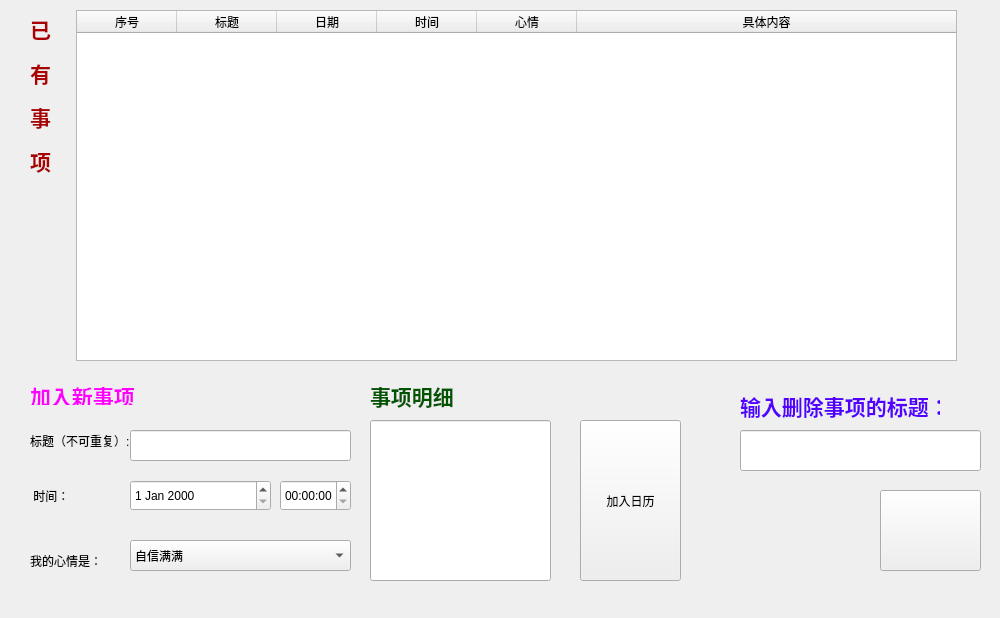
<?xml version="1.0" encoding="UTF-8"?>
<ui version="4.0">
 <class>ModEvent</class>
 <widget class="QWidget" name="ModEvent">
  <property name="geometry">
   <rect>
    <x>0</x>
    <y>0</y>
    <width>1000</width>
    <height>618</height>
   </rect>
  </property>
  <property name="minimumSize">
   <size>
    <width>1000</width>
    <height>618</height>
   </size>
  </property>
  <property name="maximumSize">
   <size>
    <width>1000</width>
    <height>618</height>
   </size>
  </property>
  <property name="windowTitle">
   <string>修改日程</string>
  </property>
  <property name="windowIcon">
   <iconset>
    <normaloff>image/cal_ico.jpg</normaloff>image/cal_ico.jpg</iconset>
  </property>
  <property name="autoFillBackground">
   <bool>true</bool>
  </property>
  <property name="styleSheet">
   <string notr="true"/>
  </property>
  <widget class="QLabel" name="label_2">
   <property name="geometry">
    <rect>
     <x>30</x>
     <y>-10</y>
     <width>110</width>
     <height>211</height>
    </rect>
   </property>
   <property name="text">
    <string>&lt;html&gt;&lt;head/&gt;&lt;body&gt;&lt;p&gt;&lt;span style=&quot; font-size:16pt; font-weight:700; color:#aa0000;&quot;&gt;已&lt;/span&gt;&lt;/p&gt;&lt;p&gt;&lt;span style=&quot; font-size:16pt; font-weight:700; color:#aa0000;&quot;&gt;有&lt;/span&gt;&lt;/p&gt;&lt;p&gt;&lt;span style=&quot; font-size:16pt; font-weight:700; color:#aa0000;&quot;&gt;事&lt;/span&gt;&lt;/p&gt;&lt;p&gt;&lt;span style=&quot; font-size:16pt; font-weight:700; color:#aa0000;&quot;&gt;项&lt;/span&gt;&lt;/p&gt;&lt;/body&gt;&lt;/html&gt;</string>
   </property>
  </widget>
  <widget class="QWidget" name="total" native="true">
   <property name="geometry">
    <rect>
     <x>30</x>
     <y>400</y>
     <width>871</width>
     <height>200</height>
    </rect>
   </property>
   <widget class="QWidget" name="add" native="true">
    <property name="geometry">
     <rect>
      <x>100</x>
      <y>50</y>
      <width>231</width>
      <height>91</height>
     </rect>
    </property>
    <widget class="QDateEdit" name="inputdate">
     <property name="geometry">
      <rect>
       <x>0</x>
       <y>30</y>
       <width>141</width>
       <height>31</height>
      </rect>
     </property>
    </widget>
    <widget class="QTimeEdit" name="inputtime">
     <property name="geometry">
      <rect>
       <x>150</x>
       <y>30</y>
       <width>71</width>
       <height>31</height>
      </rect>
     </property>
    </widget>
   </widget>
   <widget class="QWidget" name="delete_2" native="true">
    <property name="geometry">
     <rect>
      <x>340</x>
      <y>50</y>
      <width>200</width>
      <height>71</height>
     </rect>
    </property>
   </widget>
   <widget class="QLabel" name="label_4">
    <property name="geometry">
     <rect>
      <x>0</x>
      <y>10</y>
      <width>180</width>
      <height>61</height>
     </rect>
    </property>
    <property name="minimumSize">
     <size>
      <width>180</width>
      <height>0</height>
     </size>
    </property>
    <property name="maximumSize">
     <size>
      <width>180</width>
      <height>16777215</height>
     </size>
    </property>
    <property name="styleSheet">
     <string notr="true">font: 10pt &quot;幼圆&quot;;</string>
    </property>
    <property name="text">
     <string>标题（不可重复）:</string>
    </property>
   </widget>
   <widget class="QLineEdit" name="lineEditID">
    <property name="geometry">
     <rect>
      <x>100</x>
      <y>30</y>
      <width>221</width>
      <height>31</height>
     </rect>
    </property>
   </widget>
   <widget class="QLabel" name="label_6">
    <property name="geometry">
     <rect>
      <x>0</x>
      <y>80</y>
      <width>91</width>
      <height>31</height>
     </rect>
    </property>
    <property name="styleSheet">
     <string notr="true">font: 10pt &quot;幼圆&quot;;</string>
    </property>
    <property name="text">
     <string> 时间：</string>
    </property>
   </widget>
   <widget class="QLineEdit" name="WriteEve">
    <property name="geometry">
     <rect>
      <x>340</x>
      <y>20</y>
      <width>181</width>
      <height>161</height>
     </rect>
    </property>
   </widget>
   <widget class="QPushButton" name="pushButton_add">
    <property name="geometry">
     <rect>
      <x>550</x>
      <y>20</y>
      <width>101</width>
      <height>161</height>
     </rect>
    </property>
    <property name="text">
     <string>加入日历</string>
    </property>
   </widget>
   <widget class="QComboBox" name="comboBox_moodchange">
    <property name="geometry">
     <rect>
      <x>100</x>
      <y>140</y>
      <width>221</width>
      <height>31</height>
     </rect>
    </property>
    <item>
     <property name="text">
      <string>自信满满</string>
     </property>
     <property name="icon">
      <iconset>
       <normaloff>:/image/confid.jpg</normaloff>:/image/confid.jpg</iconset>
     </property>
    </item>
    <item>
     <property name="text">
      <string>开心</string>
     </property>
     <property name="icon">
      <iconset>
       <normaloff>:/image/happy.jpg</normaloff>:/image/happy.jpg</iconset>
     </property>
    </item>
    <item>
     <property name="text">
      <string>焦虑</string>
     </property>
     <property name="icon">
      <iconset>
       <normaloff>:/image/worry.jpg</normaloff>:/image/worry.jpg</iconset>
     </property>
    </item>
    <item>
     <property name="text">
      <string>激动</string>
     </property>
     <property name="icon">
      <iconset>
       <normaloff>:/image/excit.jpg</normaloff>:/image/excit.jpg</iconset>
     </property>
    </item>
    <item>
     <property name="text">
      <string>紧张</string>
     </property>
     <property name="icon">
      <iconset>
       <normaloff>:/image/ner.jpg</normaloff>:/image/ner.jpg</iconset>
     </property>
    </item>
    <item>
     <property name="text">
      <string>伤心</string>
     </property>
     <property name="icon">
      <iconset>
       <normaloff>:/image/sad.jpg</normaloff>:/image/sad.jpg</iconset>
     </property>
    </item>
    <item>
     <property name="text">
      <string>无法形容</string>
     </property>
     <property name="icon">
      <iconset>
       <normaloff>:/image/dog.jpg</normaloff>:/image/dog.jpg</iconset>
     </property>
    </item>
    <item>
     <property name="text">
      <string>波澜不惊</string>
     </property>
     <property name="icon">
      <iconset>
       <normaloff>:/image/plain.jpg</normaloff>:/image/plain.jpg</iconset>
     </property>
    </item>
   </widget>
   <widget class="QLabel" name="label_7">
    <property name="geometry">
     <rect>
      <x>0</x>
      <y>140</y>
      <width>91</width>
      <height>41</height>
     </rect>
    </property>
    <property name="styleSheet">
     <string notr="true">font: 10pt &quot;幼圆&quot;;</string>
    </property>
    <property name="text">
     <string>我的心情是：</string>
    </property>
   </widget>
  </widget>
  <widget class="QTableWidget" name="tableWidgetInmod">
   <property name="geometry">
    <rect>
     <x>76</x>
     <y>10</y>
     <width>881</width>
     <height>351</height>
    </rect>
   </property>
   <attribute name="horizontalHeaderStretchLastSection">
    <bool>true</bool>
   </attribute>
   <attribute name="verticalHeaderVisible">
    <bool>false</bool>
   </attribute>
   <column>
    <property name="text">
     <string>序号</string>
    </property>
    <property name="font">
     <font>
      <fontweight>Light</fontweight>
     </font>
    </property>
    <property name="background">
     <color>
      <red>255</red>
      <green>255</green>
      <blue>0</blue>
     </color>
    </property>
   </column>
   <column>
    <property name="text">
     <string>标题</string>
    </property>
   </column>
   <column>
    <property name="text">
     <string>日期</string>
    </property>
    <property name="background">
     <color>
      <red>0</red>
      <green>255</green>
      <blue>255</blue>
     </color>
    </property>
    <property name="icon">
     <iconset theme="call-start"/>
    </property>
   </column>
   <column>
    <property name="text">
     <string>时间</string>
    </property>
   </column>
   <column>
    <property name="text">
     <string>心情</string>
    </property>
    <property name="background">
     <color>
      <red>255</red>
      <green>192</green>
      <blue>114</blue>
     </color>
    </property>
   </column>
   <column>
    <property name="text">
     <string>具体内容</string>
    </property>
   </column>
  </widget>
  <widget class="QLabel" name="label_3">
   <property name="geometry">
    <rect>
     <x>740</x>
     <y>390</y>
     <width>200</width>
     <height>30</height>
    </rect>
   </property>
   <property name="minimumSize">
    <size>
     <width>200</width>
     <height>30</height>
    </size>
   </property>
   <property name="maximumSize">
    <size>
     <width>200</width>
     <height>30</height>
    </size>
   </property>
   <property name="cursor">
    <cursorShape>OpenHandCursor</cursorShape>
   </property>
   <property name="text">
    <string>&lt;html&gt;&lt;head/&gt;&lt;body&gt;&lt;p&gt;&lt;span style=&quot; font-size:16pt; font-weight:700; color:#5500ff;&quot;&gt;输入删除事项的标题：&lt;/span&gt;&lt;/p&gt;&lt;/body&gt;&lt;/html&gt;</string>
   </property>
  </widget>
  <widget class="QLineEdit" name="lineEdit_eve">
   <property name="geometry">
    <rect>
     <x>740</x>
     <y>430</y>
     <width>241</width>
     <height>41</height>
    </rect>
   </property>
  </widget>
  <widget class="QPushButton" name="pushButton_delete">
   <property name="geometry">
    <rect>
     <x>880</x>
     <y>490</y>
     <width>101</width>
     <height>81</height>
    </rect>
   </property>
   <property name="text">
    <string/>
   </property>
   <property name="icon">
    <iconset>
     <normaloff>:/image/bin.jpg</normaloff>:/image/bin.jpg</iconset>
   </property>
   <property name="iconSize">
    <size>
     <width>40</width>
     <height>40</height>
    </size>
   </property>
   <property name="checkable">
    <bool>false</bool>
   </property>
  </widget>
  <widget class="QLabel" name="label_5">
   <property name="geometry">
    <rect>
     <x>370</x>
     <y>380</y>
     <width>110</width>
     <height>30</height>
    </rect>
   </property>
   <property name="minimumSize">
    <size>
     <width>110</width>
     <height>30</height>
    </size>
   </property>
   <property name="maximumSize">
    <size>
     <width>110</width>
     <height>25</height>
    </size>
   </property>
   <property name="text">
    <string>&lt;html&gt;&lt;head/&gt;&lt;body&gt;&lt;p&gt;&lt;span style=&quot; font-size:16pt; font-weight:700; color:#005500;&quot;&gt;事项明细&lt;/span&gt;&lt;/p&gt;&lt;/body&gt;&lt;/html&gt;</string>
   </property>
  </widget>
  <widget class="QLabel" name="label">
   <property name="geometry">
    <rect>
     <x>30</x>
     <y>380</y>
     <width>130</width>
     <height>25</height>
    </rect>
   </property>
   <property name="minimumSize">
    <size>
     <width>130</width>
     <height>25</height>
    </size>
   </property>
   <property name="maximumSize">
    <size>
     <width>130</width>
     <height>25</height>
    </size>
   </property>
   <property name="text">
    <string>&lt;html&gt;&lt;head/&gt;&lt;body&gt;&lt;p&gt;&lt;span style=&quot; font-size:16pt; font-weight:700; color:#ff00ff;&quot;&gt;加入新事项&lt;/span&gt;&lt;/p&gt;&lt;/body&gt;&lt;/html&gt;</string>
   </property>
  </widget>
 </widget>
 <resources/>
 <connections/>
</ui>
